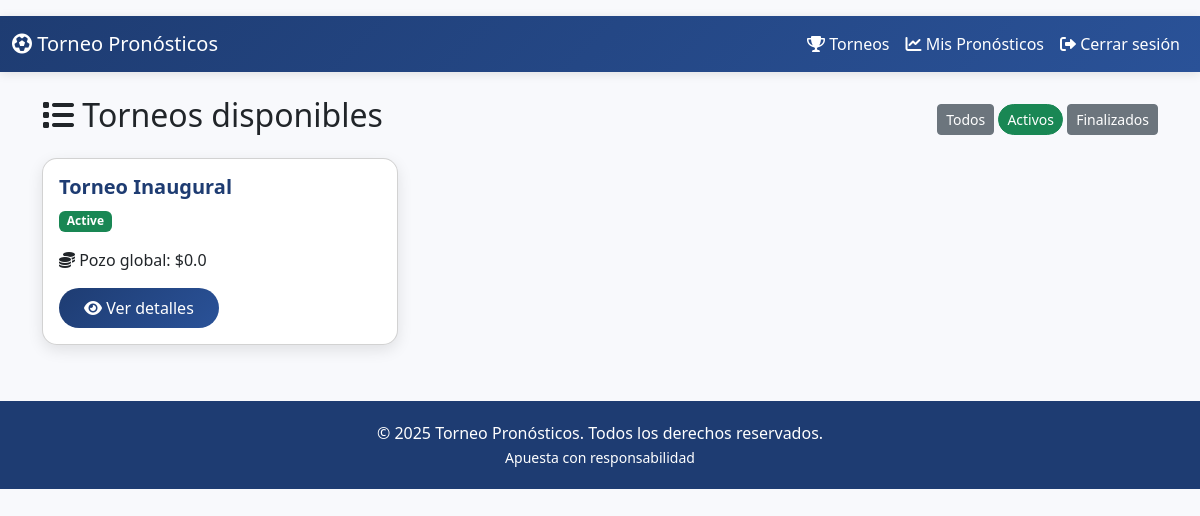
/tournaments/, run on the app's committed database.
### models/entities/Tournament.py (models this page shows, shortened)
class Tournament(db.Model):
    __tablename__ = 'tournament'
    id = db.Column(db.Integer, primary_key=True)
    name = db.Column(db.String(255), nullable=False)
    start_date = db.Column(db.DateTime, nullable=True)
    end_date = db.Column(db.DateTime, nullable=True)
    status = db.Column(db.String(50), default='active')
    global_pool = db.Column(db.Float, default=0.0)
    matches = db.relationship('Partido', backref='tournament', lazy=True)

### routes/tournaments.py (the view)
@tournaments_bp.route('/')
def list_tournaments():
    status_filter = request.args.get('status', 'all')
    query = Tournament.query
    if status_filter == 'active':
        query = query.filter_by(status='active')
    elif status_filter == 'finished':
        query = query.filter_by(status='finished')
    tournaments = query.all()
    return render_template('tournaments/list.html', tournaments=tournaments, current_filter=status_filter)

### app.py (called while the page is built)
@app.context_processor
def inject_user():
    from models.entities.User import User
    from flask import session
    user = None
    if 'user_id' in session:
        user = User.query.get(session['user_id'])
    return dict(current_user=user)

### templates/tournaments/list.html (shortened to what this page needs)
{% extends "base.html" %}
{% block body %}
{% include 'partials/navbar.html' %}
<div class="container mt-4">
    <div class="d-flex justify-content-between align-items-center mb-3">
        <h2><i class="fas fa-list"></i> Torneos disponibles</h2>
        <div>
            <a href="?status=all" class="btn btn-sm btn-secondary">Todos</a>
            <a href="?status=active" class="btn btn-sm btn-success">Activos</a>
            <a href="?status=finished" class="btn btn-sm btn-secondary">Finalizados</a>
        </div>
    </div>
    <div class="row">
        {% for t in tournaments %}
        <div class="col-md-4 mb-3">
            <div class="card h-100">
                <div class="card-body">
                    <h5 class="card-title">{{ t.name }}</h5>
                    <p class="card-text">
                        <span class="badge bg-{{ 'success' if t.status == 'active' else 'secondary' }}">
                            {{ t.status | capitalize }}
                        </span>
                    </p>
                    <p><i class="fas fa-coins"></i> Pozo global: ${{ t.global_pool }}</p>
                    <a href="{{ url_for('tournaments.view_tournament', id=t.id) }}" class="btn btn-primary">
                        <i class="fas fa-eye"></i> Ver detalles
                    </a>
                </div>
            </div>
        </div>
        {% else %}
        <div class="col-12">
            <div class="alert alert-info">No hay torneos disponibles.</div>
        </div>
        {% endfor %}
    </div>
</div>
{% endblock %}

### templates/base.html (shortened to what this page needs)
<!DOCTYPE html>
<html lang="es">
<head>
    <link href="https://cdn.jsdelivr.net/npm/bootstrap@5.3.8/dist/css/bootstrap.min.css" rel="stylesheet">
    <link rel="stylesheet" href="https://cdnjs.cloudflare.com/ajax/libs/font-awesome/6.0.0-beta3/css/all.min.css">
    <link rel="stylesheet" href="{{ url_for('static', filename='css/custom.css') }}">
</head>
<body>
    {% block body %}{% endblock %}
    <footer class="footer">
        <div class="container">
            <p class="mb-0">&copy; 2025 Torneo Pronósticos. Todos los derechos reservados.</p>
            <small>Apuesta con responsabilidad</small>
        </div>
    </footer>
</body>
</html>

### templates/partials/navbar.html (shortened to what this page needs)
<nav class="navbar navbar-expand-lg">
    <div class="container-fluid">
        <a class="navbar-brand" href="{{ url_for('auth.index') }}">
            <i class="fas fa-futbol"></i> Torneo Pronósticos
        </a>
        <div class="collapse navbar-collapse" id="navbarNav">
            <ul class="navbar-nav ms-auto">
                <li class="nav-item">
                    <a class="nav-link" href="{{ url_for('tournaments.list_tournaments') }}">
                        <i class="fas fa-trophy"></i> Torneos
                    </a>
                </li>
                <li class="nav-item">
                    <a class="nav-link" href="{{ url_for('tournaments.my_predictions') }}">
                        <i class="fas fa-chart-line"></i> Mis Pronósticos
                    </a>
                </li>
                <li class="nav-item">
                    <a class="nav-link" href="{{ url_for('auth.logout') }}">
                        <i class="fas fa-sign-out-alt"></i> Cerrar sesión
                    </a>
                </li>
            </ul>
        </div>
    </div>
</nav>

### static/css/custom.css (style rules this page uses)
body { background: #f8f9fc; font-family: 'Segoe UI', Tahoma, Geneva, Verdana, sans-serif; }
.navbar { box-shadow: 0 2px 10px rgba(0,0,0,0.1); background: linear-gradient(135deg, #1e3c72 0%, #2a5298 100%) !important; }
.navbar-brand, .nav-link { color: white !important; font-weight: 500; }
.card { border-radius: 15px; box-shadow: 0 5px 15px rgba(0,0,0,0.1); transition: transform 0.3s; }
.card-title { color: #1e3c72; font-weight: bold; }
.btn-primary { background: linear-gradient(135deg, #1e3c72, #2a5298); border: none; border-radius: 30px; padding: 8px 25px; font-weight: 500; }
.btn-success { border-radius: 30px; }
.footer { background: #1e3c72; color: white; text-align: center; padding: 20px 0; margin-top: 40px; }

### data on the page
Tournament: name "Torneo Inaugural", status "Active", global_pool "0.0"
